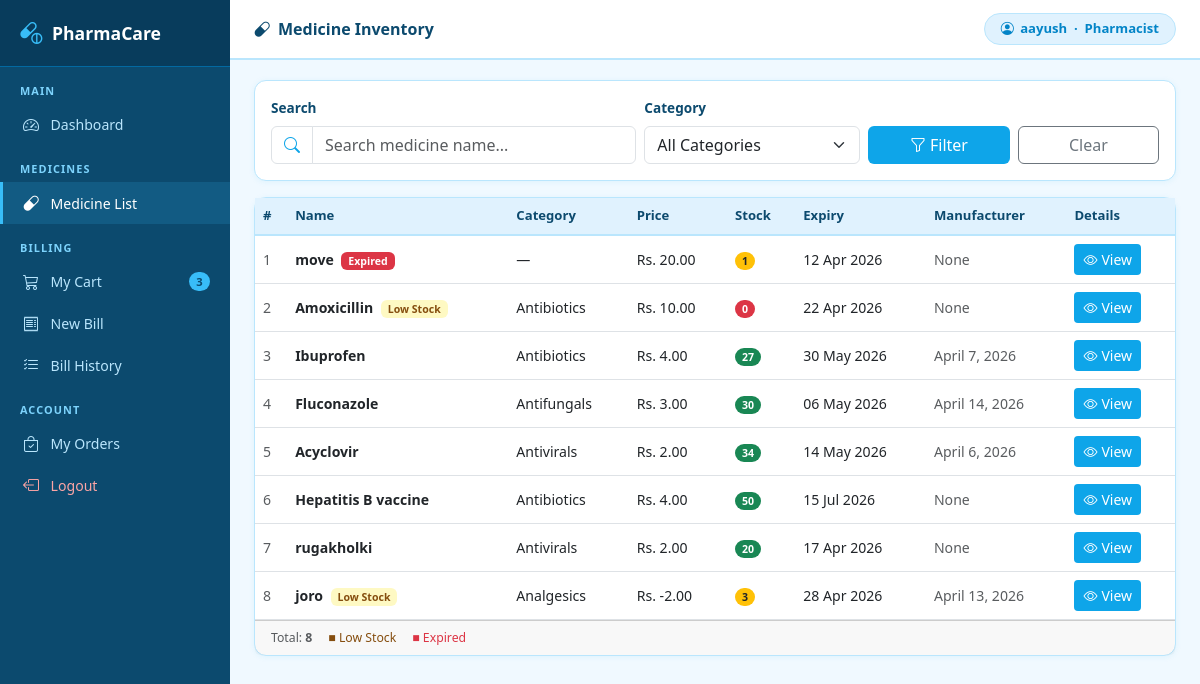
The app's page /medicines/ (signed in) with its own data.
### pharmacy/models.py (models this page shows, shortened)
class User(AbstractUser):
    ROLE_CHOICES = [('admin','Admin'),('pharmacist','Pharmacist')]
    role = models.CharField(max_length=20, choices=ROLE_CHOICES, default='pharmacist')
    class Meta:
        app_label = 'pharmacy'

class Medicine(models.Model):
    name                = models.CharField(max_length=200)
    category            = models.ForeignKey(Category, on_delete=models.SET_NULL,
                                             null=True, blank=True)
    price               = models.DecimalField(max_digits=10, decimal_places=2)
    stock_quantity      = models.PositiveIntegerField(default=0)
    expiry_date         = models.DateField()
    manufacturer        = models.DateField()
    description = models.TextField(blank=True, null=True)
    low_stock_threshold = models.PositiveIntegerField(default=10)
    image               = models.ImageField(upload_to='medicines/', blank=True, null=True)
    created_at          = models.DateTimeField(auto_now_add=True)
    updated_at          = models.DateTimeField(auto_now=True)
    class Meta:
        app_label = 'pharmacy'
    def is_low_stock(self):
        return self.stock_quantity <= self.low_stock_threshold
    def is_expired(self):
        from django.utils import timezone
        return self.expiry_date < timezone.now().date()

class Category(models.Model):
    name        = models.CharField(max_length=100, unique=True)
    description = models.TextField(blank=True)
    class Meta:
        app_label           = 'pharmacy'
        verbose_name_plural = 'Categories'

### pharmacy/views.py (the view)
# urls.py: path('medicines/',views.medicine_list,name='medicine_list'),
@login_required
def medicine_list(request):
    medicines = Medicine.objects.select_related('category').all()
    q = request.GET.get('search', '')
    if q:
        medicines = medicines.filter(name__icontains=q)
    cat = request.GET.get('category', '')
    if cat:
        medicines = medicines.filter(category__id=cat)
    return render(request, 'pharmacy/medicine_list.html', {
        'medicines':    medicines,
        'categories':   Category.objects.all(),
        'search_query': q,
        'today':        date.today(),
    })

### templates/pharmacy/medicine_list.html (shortened to what this page needs)
{% extends 'pharmacy/base.html' %}
{% block page_title %}<i class="bi bi-capsule me-2"></i>Medicine Inventory{% endblock %}
{% block content %}
<div class="card mb-3">
    <div class="card-body py-3">
        <form method="GET" class="row g-2 align-items-end">
            <div class="col-md-5">
                <label class="form-label">Search</label>
                <div class="input-group">
                    <span class="input-group-text bg-white">
                        <i class="bi bi-search" style="color:#0ea5e9;"></i>
                    </span>
                    <input type="text" name="search" class="form-control"
                           placeholder="Search medicine name..."
                           value="{{ search_query }}">
                </div>
            </div>
            <div class="col-md-3">
                <label class="form-label">Category</label>
                <select name="category" class="form-select">
                    <option value="">All Categories</option>
                </select>
            </div>
            <div class="col-md-2">
                <label class="form-label">&nbsp;</label>
                <button type="submit" class="btn w-100 text-white"
                        style="background:#0ea5e9;">
                    <i class="bi bi-funnel me-1"></i>Filter
                </button>
            </div>
            <div class="col-md-2">
                <label class="form-label">&nbsp;</label>
                <a href="{% url 'medicine_list' %}"
                   class="btn btn-outline-secondary w-100">
                    Clear
                </a>
            </div>
        </form>
    </div>
</div>
<div class="card">
    <div class="card-body p-0">
        <div class="table-responsive">
            <table class="table table-hover mb-0">
                <thead>
                    <tr>
                        <th>#</th>
                        <th>Name</th>
                        <th>Category</th>
                        <th>Price</th>
                        <th>Stock</th>
                        <th>Expiry</th>
                        <th>Manufacturer</th>
                        <th>Details</th>
                    </tr>
                </thead>
                <tbody>
                    {% for med in medicines %}
                    <tr {% if med.is_expired %}
                            style="background:#fff1f2;"
                        {% elif med.is_low_stock %}
                            style="background:#fefce8;"
                        {% endif %}>
                        <td class="text-muted">{{ forloop.counter }}</td>
                        <td>
                            <strong>{{ med.name }}</strong>
                            {% if med.is_expired %}
                            <span class="badge bg-danger ms-1">Expired</span>
                            {% elif med.is_low_stock %}
                            <span class="badge ms-1"
                                  style="background:#fef9c3; color:#854d0e;">
                                Low Stock
                            </span>
                            {% endif %}
                        </td>
                        <td>{{ med.category.name|default:"—" }}</td>
                        <td>Rs. {{ med.price }}</td>
                        <td>
                            <span class="badge rounded-pill
                                {% if med.stock_quantity == 0 %}bg-danger
                                {% elif med.is_low_stock %}bg-warning text-dark
                                {% else %}bg-success{% endif %}">
                                {{ med.stock_quantity }}
                            </span>
                        </td>
                        <td class="small">{{ med.expiry_date|date:"d M Y" }}</td>
                        <td class="small text-muted">{{ med.manufacturer }}</td>
                        <td>
                            <a href="{% url 'medicine_detail' med.pk %}"
                               class="btn btn-sm text-white"
                               style="background:#0ea5e9;">
                                <i class="bi bi-eye me-1"></i>View
                            </a>
                        </td>
                    </tr>
                    {% endfor %}
                </tbody>
            </table>
        </div>
    </div>
    <div class="card-footer small text-muted d-flex gap-3">
        <span>Total: <strong>{{ medicines|length }}</strong></span>
        <span style="color:#854d0e;">■ Low Stock</span>
        <span class="text-danger">■ Expired</span>
    </div>
</div>
{% endblock %}

### templates/pharmacy/base.html (shortened to what this page needs)
<!DOCTYPE html>
<html lang="en">
<head>
    <link href="https://cdn.jsdelivr.net/npm/bootstrap@5.3.0/dist/css/bootstrap.min.css" rel="stylesheet">
    <link href="https://cdn.jsdelivr.net/npm/bootstrap-icons@1.11.0/font/bootstrap-icons.css" rel="stylesheet">
</head>
<body>
{% if user.is_authenticated %}
<div class="sidebar">
    <div class="sidebar-brand">
        <i class="bi bi-capsule-pill"></i>
        PharmaCare
    </div>
    <div class="nav-section">Main</div>
    <a href="{% url 'dashboard' %}"
       class="nav-link {% if request.resolver_match.url_name == 'dashboard' %}active{% endif %}">
        <i class="bi bi-speedometer2"></i> Dashboard
    </a>
    <div class="nav-section">Medicines</div>
    <a href="{% url 'medicine_list' %}"
       class="nav-link {% if 'medicine' in request.resolver_match.url_name %}active{% endif %}">
        <i class="bi bi-capsule"></i> Medicine List
    </a>
    <div class="nav-section">Billing</div>
    <a href="{% url 'cart' %}"
       class="nav-link {% if request.resolver_match.url_name == 'cart' %}active{% endif %}">
        <i class="bi bi-cart3"></i> My Cart
        {% with count=request.user.cartitem_set.count %}
        {% if count > 0 %}
        <span class="badge rounded-pill ms-auto"
              style="background:#38bdf8; color:#0c4a6e; font-size:0.7rem;">
            {{ count }}
        </span>
        {% endif %}
        {% endwith %}
    </a>
    <a href="{% url 'create_bill' %}"
       class="nav-link {% if request.resolver_match.url_name == 'create_bill' %}active{% endif %}">
        <i class="bi bi-receipt"></i> New Bill
    </a>
    <a href="{% url 'bill_list' %}"
       class="nav-link {% if request.resolver_match.url_name == 'bill_list' %}active{% endif %}">
        <i class="bi bi-list-check"></i> Bill History
    </a>
    <div class="nav-section">Account</div>
<a href="{% url 'my_orders' %}"
   class="nav-link {% if request.resolver_match.url_name == 'my_orders' %}active{% endif %}">
    <i class="bi bi-bag-check"></i> My Orders
</a>
<a href="{% url 'logout' %}" class="nav-link" style="color:#fca5a5;">
    <i class="bi bi-box-arrow-left"></i> Logout
</a>
</div>
<div class="topbar">
    <span class="topbar-title">
        {% block page_title %}Dashboard{% endblock %}
    </span>
    <div class="user-pill">
        <i class="bi bi-person-circle"></i>
        {{ user.username }} &nbsp;·&nbsp; {{ user.role|title }}
    </div>
</div>
<div class="main">
    {% block content %}{% endblock %}
</div>
{% else %}
    {% block auth_content %}{% endblock %}
{% endif %}
</body>
</html>

### templates/pharmacy/base.html (style rules this page uses)
:root { --sky: #0ea5e9; --sky-dark: #0284c7; --sky-light: #e0f2fe; --sky-mid: #bae6fd; --sidebar-w: 230px; --topbar-h: 60px; }
* { box-sizing: border-box; }
body { background: #f0f9ff; font-family: 'Segoe UI', sans-serif; font-size: 14px; }
.sidebar { position: fixed; top: 0; left: 0; width: var(--sidebar-w); height: 100vh; background: #0c4a6e; overflow-y: auto; z-index: 200; }
.sidebar-brand { background: #083c5c; padding: 1rem 1.25rem; display: flex; align-items: center; gap: 0.6rem; color: #fff; font-size: 1.1rem; font-weight: 700; border-bottom: 1px solid #0369a1; }
.sidebar-brand i { color: #38bdf8; font-size: 1.4rem; }
.nav-section { color: #7dd3fc; font-size: 0.68rem; font-weight: 600; text-transform: uppercase; letter-spacing: 0.1em; padding: 1rem 1.25rem 0.3rem; }
.sidebar .nav-link { color: #bae6fd; padding: 0.55rem 1.25rem; display: flex; align-items: center; gap: 0.6rem; font-size: 0.88rem; border-left: 3px solid transparent; transition: all 0.15s; }
.sidebar .nav-link:hover, .sidebar .nav-link.active { color: #fff; background: rgba(56,189,248,0.15); border-left-color: #38bdf8; }
.sidebar .nav-link i { font-size: 1rem; width: 18px; }
.topbar { position: fixed; top: 0; left: var(--sidebar-w); right: 0; height: var(--topbar-h); background: #fff; border-bottom: 2px solid var(--sky-mid); display: flex; align-items: center; justify-content: space-between; padding: 0 1.5rem; z-index: 100; }
.topbar-title { font-weight: 700; font-size: 1rem; color: #0c4a6e; }
.user-pill { background: var(--sky-light); color: var(--sky-dark); border: 1px solid var(--sky-mid); border-radius: 50px; padding: 0.3rem 1rem; font-size: 0.82rem; font-weight: 600; display: flex; align-items: center; gap: 0.4rem; }
.main { margin-left: var(--sidebar-w); padding-top: calc(var(--topbar-h) + 1.25rem); padding-left: 1.5rem; padding-right: 1.5rem; padding-bottom: 2rem; min-height: 100vh; }
.card { border: 1px solid var(--sky-mid); border-radius: 12px; box-shadow: 0 1px 6px rgba(14,165,233,0.08); }
.table thead th { background: var(--sky-light); color: #0c4a6e; font-weight: 600; font-size: 0.82rem; border-bottom: 2px solid var(--sky-mid); }
.table td { vertical-align: middle; font-size: 0.88rem; }
.form-label { font-weight: 600; font-size: 0.85rem; color: #0c4a6e; }

### records on screen
User: username "aayush", role "Pharmacist"
Medicine: name "move", shows "Expired", category.name "—", price "20.00", stock_quantity "1", expiry_date "12 Apr 2026", manufacturer "None"
Medicine: name "Amoxicillin", low_stock_threshold "Low Stock", category.name "Antibiotics", price "10.00", stock_quantity "0", expiry_date "22 Apr 2026", manufacturer "None"
Medicine: name "Ibuprofen", category.name "Antibiotics", price "4.00", stock_quantity "27", expiry_date "30 May 2026", manufacturer "April 7, 2026"
Medicine: name "Fluconazole", category.name "Antifungals", price "3.00", stock_quantity "30", expiry_date "06 May 2026", manufacturer "April 14, 2026"
Medicine: name "Acyclovir", category.name "Antivirals", price "2.00", stock_quantity "34", expiry_date "14 May 2026", manufacturer "April 6, 2026"
Medicine: name "Hepatitis B vaccine", category.name "Antibiotics", price "4.00", stock_quantity "50", expiry_date "15 Jul 2026", manufacturer "None"
Medicine: name "rugakholki", category.name "Antivirals", price "2.00", stock_quantity "20", expiry_date "17 Apr 2026", manufacturer "None"
Medicine: name "joro", low_stock_threshold "Low Stock", category.name "Analgesics", price "-2.00", stock_quantity "3", expiry_date "28 Apr 2026", manufacturer "April 13, 2026"

### other values on screen
{{ count }} "3"
{{ medicines|length }} "8"
